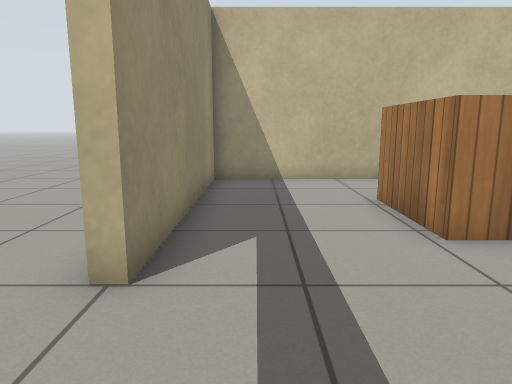
view 1 (above)

13 first-person views from a walk through a Gazebo world. The camera is 0.79 m above the floor, tilts 10° down and sees 70° across. The floor is counted in squares, 0.5 m on a side. Each view is taken from the middle of a square. On the plan, view 1 faces up. The plan holds only what a view shows up to about 16 squares ahead; the rest is blank. Simple patterns stand in for the simulator's built-in surfaces.

view 2
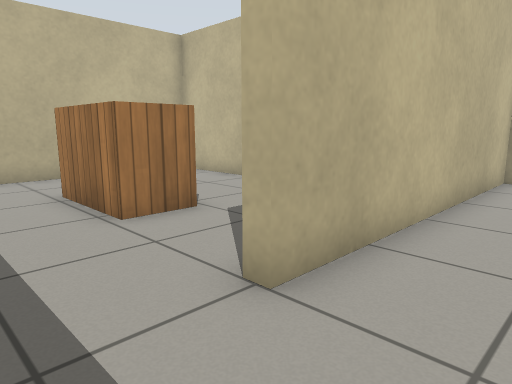

view 3
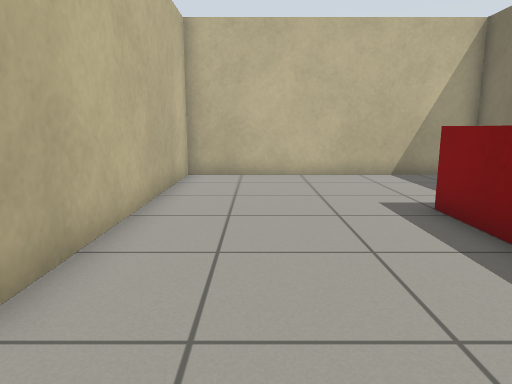

view 4
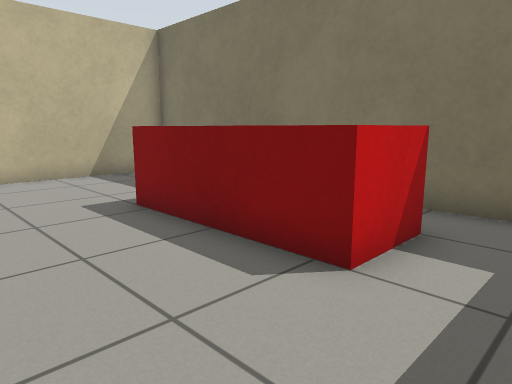

view 5
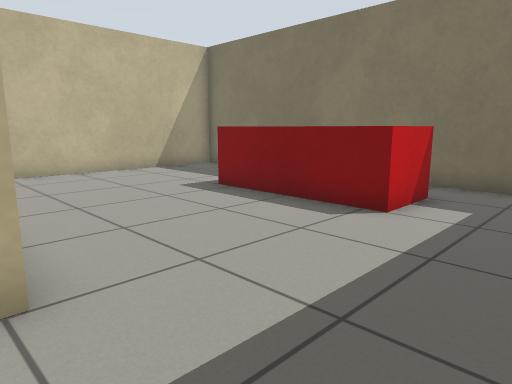

view 6
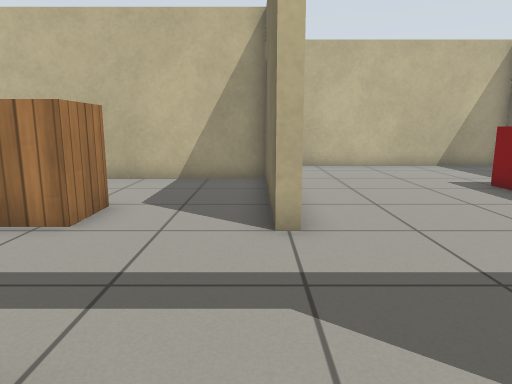

view 7
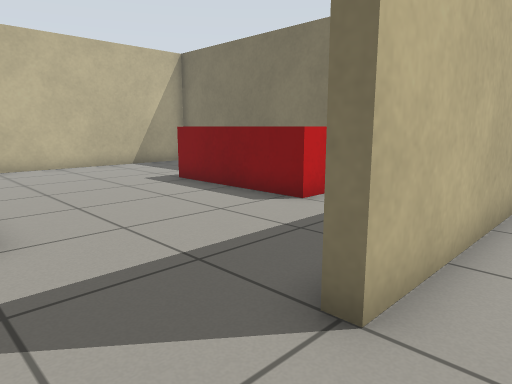

view 8
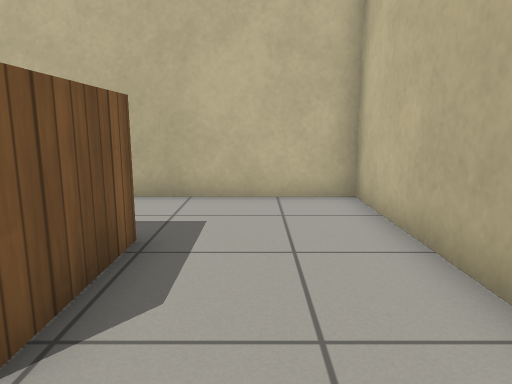

view 9
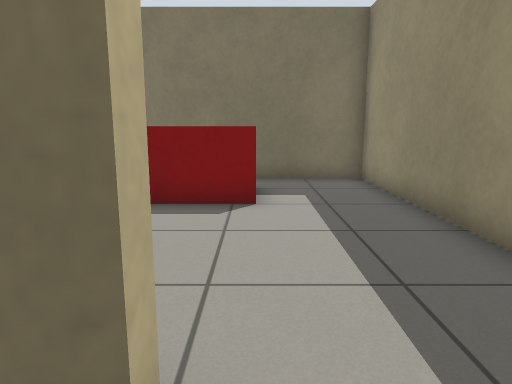

view 10
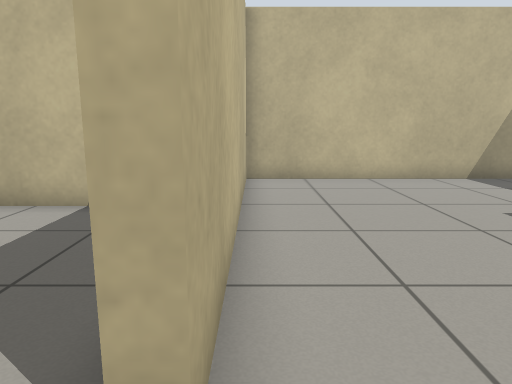

view 11
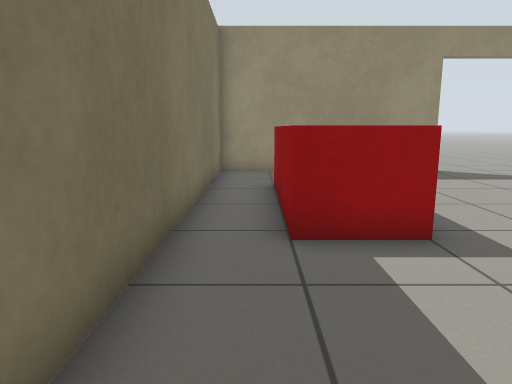

view 12
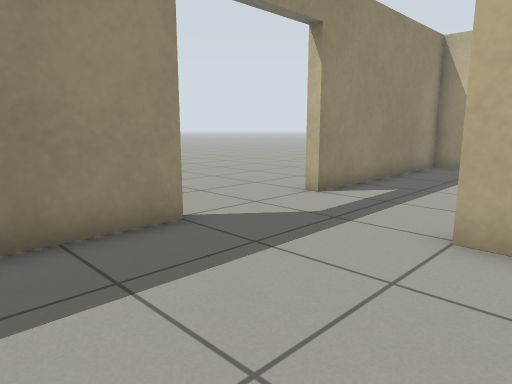

view 13
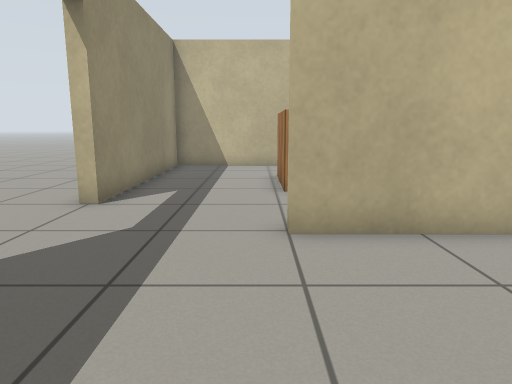

### Floor plan
Points are (right, up) in squares from view 1. A wall is a line through its corners. A room is listed if a view was taken in it or the views show most of it. See-through windows are left out.
Room 1 (views 1, 2, 3, 4, 10, 11, 12, 13)
walls: (-1.3, -0.5) (-1.3, -8.3) (12.3, -8.3) (12.3, 1.3) (2.5, 1.3)
ways out: opening at (1, 1) to room 3
objects: red box (2, -6) to (7, -5)
Room 2 (views 5, 6, 7)
walls: (-1.3, 3.5) (-1.8, 3.5); (-1.7, -5.8) (-1.7, -0.5) (-1.3, -0.5)
ways out: opening at (-1, 1.5) to room 3
Room 3 (views 8, 9)
walls: (2.5, 1.3) (2.5, 1.7) (8.3, 1.7) (8.3, 11.3) (-1.3, 11.3) (-1.3, 3.5)
ways out: opening at (1, 1) to room 1; opening at (-1, 1.5) to room 2
objects: wooden box (3, 5) to (4, 8)

Where each view was taken, in squares from view 1:
view 1: 0 up, 0 right, facing up
view 2: 1 down, 0 right, facing up-right
view 3: 1 down, 0 right, facing right
view 4: 1 down, 0 right, facing down-right
view 5: 2 up, 1 left, facing down-right
view 6: 2 up, 3 left, facing right
view 7: 2 up, 3 left, facing down-right
view 8: 3 up, 6 right, facing up
view 9: 3 up, 2 right, facing down
view 10: 1 up, 1 right, facing right
view 11: 7 down, 12 right, facing left
view 12: 4 down, 4 right, facing up-left
view 13: 4 down, 2 right, facing up
